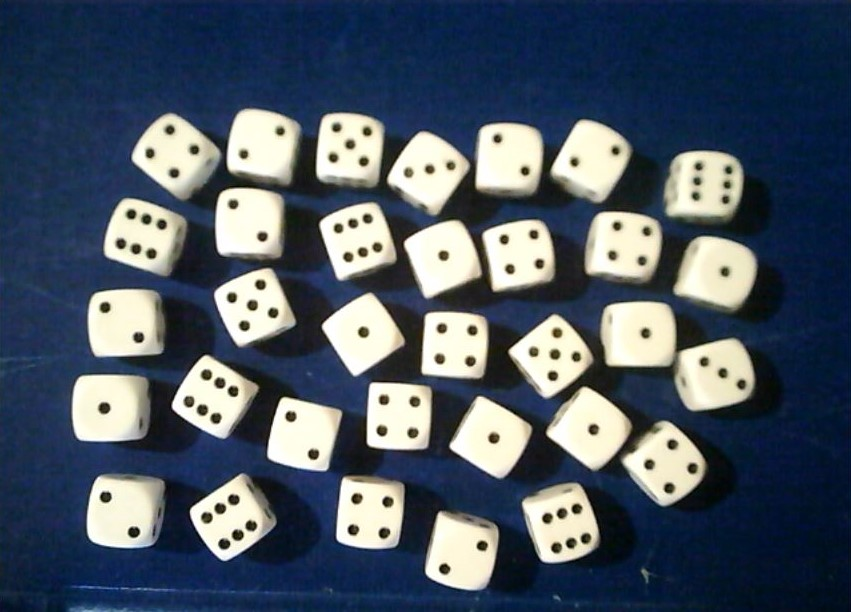
#> input picture Dice.jpg, 851 x 612 px
$ python vision.py
#> lines starting #> are read from the running program, lines starting #| are printed output that depends on the picture; after the words box and inside, x2 and y2 are one past the last pixel; in counts of white or black regions, pixels touching at a corner belong together
import cv2
import numpy as np

kernel = np.ones((5, 5), np.uint8)

# === GET THE IMAGE === #
# Read the image and stock it
img = cv2.imread("Dice.jpg", cv2.IMREAD_COLOR)
#> img is the input picture: shape (612, 851, 3); mean B, G, R 100.7, 88.1, 77
img2 = cv2.imread("Dice.jpg", cv2.IMREAD_COLOR)
img = cv2.resize(img, (1200,800))
#> img: shape (800, 1200, 3)
img2 = cv2.resize(img2,(1200,800))
# === THRESHOLD THE IMAGE === #
# Blurring the image
blurr_img = cv2.GaussianBlur(img,(7,7),3)
# Mise en noir et blanc
gray_img = cv2.cvtColor(blurr_img, cv2.COLOR_BGR2GRAY)
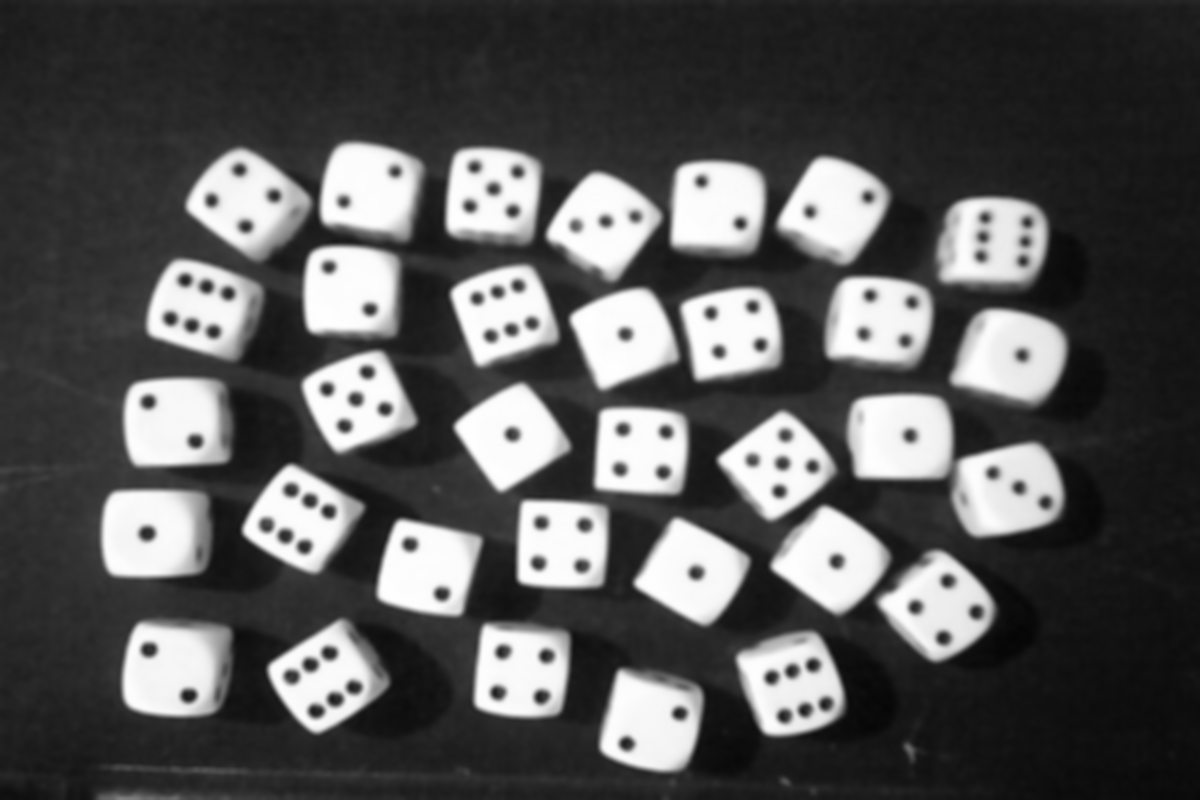
#> gray_img: shape (800, 1200); min 6, max 255, mean 86.1
# Seuillage
ret,thresh_img = cv2.threshold(gray_img,200,255,cv2.THRESH_BINARY)
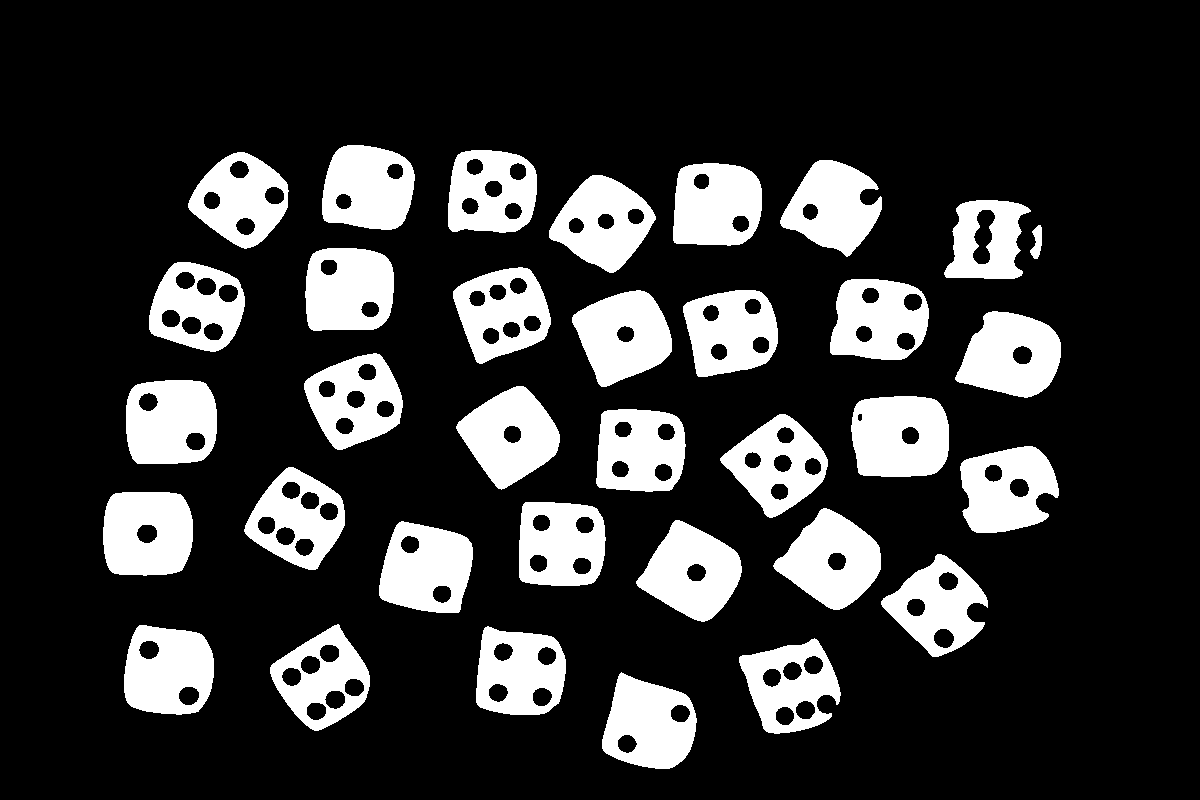
#> thresh_img: shape (800, 1200); 20.3% white; 34 white regions, largest, box (x1, y1, x2, y2) and area: (851, 396, 949, 477) 6882, (103, 492, 193, 576) 6553, (773, 508, 881, 610) 6524
# === DILATE & ERODE === #
# Dilation
dilate_img = cv2.dilate(thresh_img, kernel, iterations=1)
#> dilate_img: shape (800, 1200); 24.3% white; 34 white regions, largest, box (x1, y1, x2, y2) and area: (849, 394, 951, 479) 7759, (771, 506, 883, 612) 7504, (634, 518, 744, 624) 7468
# Erosion
erode_img = cv2.erode(dilate_img, kernel, iterations=1)
#> erode_img: shape (800, 1200); 20.4% white; 34 white regions


# === GETTING CONTOURS === #
contours, hierarchy = cv2.findContours(thresh_img, cv2.RETR_TREE, cv2.CHAIN_APPROX_NONE)
#> contours = 134 contours; largest, box (x1, y1, x2, y2) and area: (851, 396, 949, 477) 6993, (126, 380, 217, 464) 6810, (124, 625, 214, 715) 6708, (103, 492, 193, 576) 6696, (244, 467, 345, 570) 6694
contours2, hierarchy = cv2.findContours(erode_img, cv2.RETR_TREE, cv2.CHAIN_APPROX_NONE)
#> contours2 = 133 contours; largest, box (x1, y1, x2, y2) and area: (851, 396, 949, 477) 6993, (126, 380, 217, 464) 6810, (124, 625, 214, 715) 6708, (103, 492, 193, 576) 6696, (244, 467, 345, 570) 6694

nombre_objets = len(contours)
#> nombre_objets = 134
nombre_objets2 = len(contours2)
#> nombre_objets2 = 133
print(f"Nombre d'objets détectés : {nombre_objets}")
#| Nombre d'objets détectés : 134
print(f"Nombre d'objets détectés 2 : {nombre_objets2}")
#| Nombre d'objets détectés 2 : 133

cv2.drawContours(img, contours, -1, (0,255,0), 3)
#> img: shape (800, 1200, 3); mean B, G, R 85.7, 90.8, 60.2
cv2.drawContours(img2, contours2, -1, (0,255,0), 3)
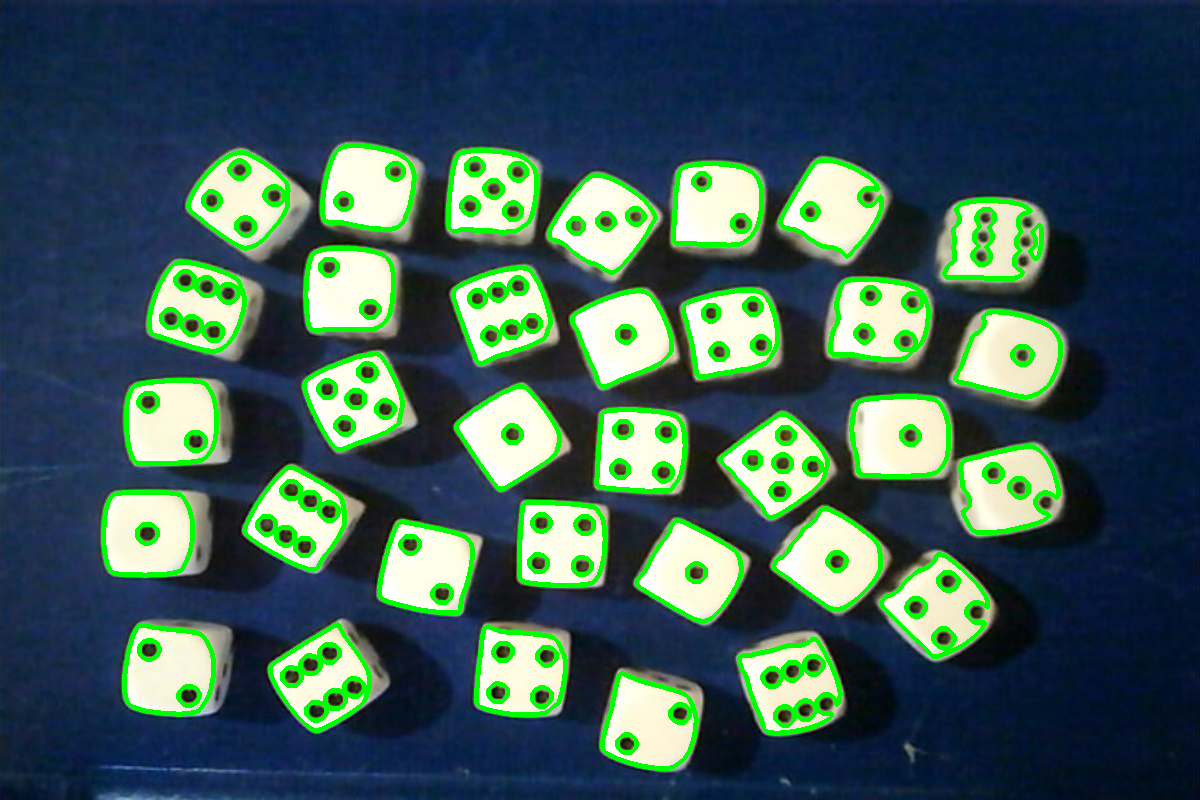
#> img2: shape (800, 1200, 3); mean B, G, R 85.7, 90.9, 60.3


# === GETTING AIRES === #
seuil_aire_min = 360

for i, contour in enumerate(contours):
    aire = cv2.contourArea(contour)
    if aire > seuil_aire_min:
        # print(f"Contours #{i} - Aire : {aire} pixels")
        cv2.drawContours( img, [contour], -1, (255,0,0),3)
#> this loop made 134 passes
#> aire on passes 1 to 12: 6609.5, 280, 282.5, 6414, 285.5, 295, 274.5, 279, 290, 6553, 297.5, 284.5
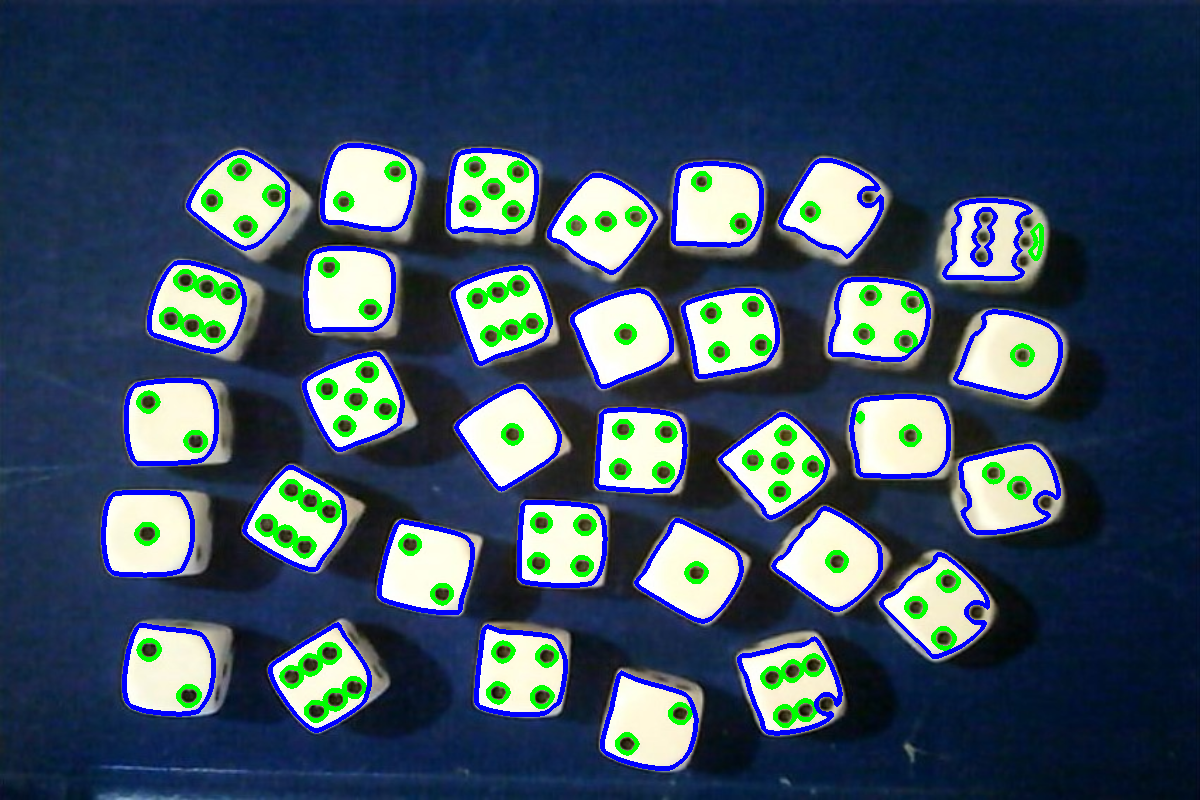
#> img: shape (800, 1200, 3); mean B, G, R 98.2, 78.3, 60.2

for i, contour in enumerate(contours2):
    aire = cv2.contourArea(contour)
    if aire > seuil_aire_min:
        # print(f"Contours #{i} - Aire : {aire} pixels")
        cv2.drawContours( img2, [contour], -1, (255,0,0),3)
#> this loop made 133 passes
#> aire on passes 1 to 12: 6609.5, 275, 278.5, 6417, 285.5, 295, 272.5, 269, 282, 6553, 293.5, 278.5
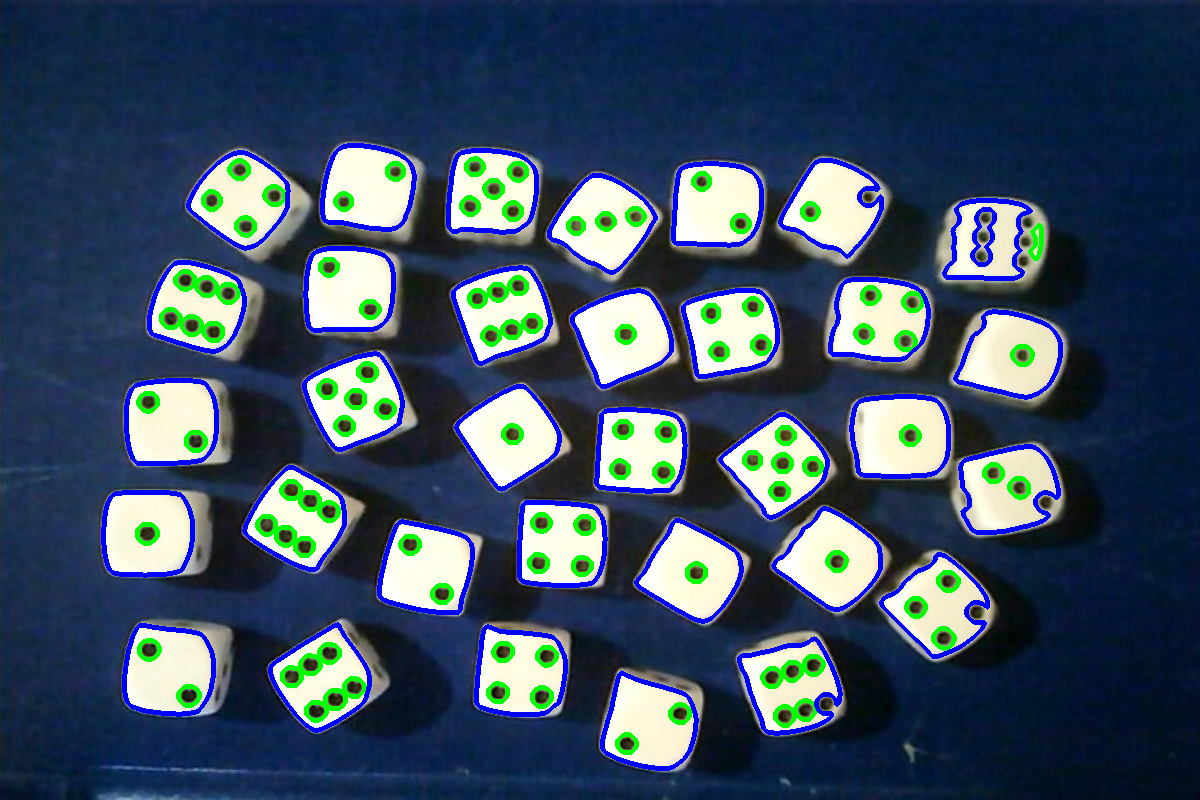
#> img2: shape (800, 1200, 3); 4.91% of pixels changed, all inside (x1, y1, x2, y2) = (101, 143, 1063, 771)

# === DISPLAY IMAGE === #

# Show the image
cv2.imshow('photo_dice',img)
cv2.imshow('photo_dice2',img2)


# Doesn't close the window immediately
cv2.waitKey(0)
cv2.destroyAllWindows()
